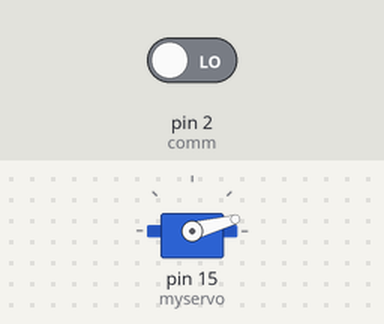
Simulated run of this sketch. Board: Arduino Uno, built with avr-gcc and run on an emulated ATmega328P. Shown: servo. The inputs (shaded band) are chosen by the test bench; at power-on: pin 2 (comm) LOW. What the sketch prints to the serial monitor is not drawn.

Above: at 1.2 s.
1.3 s: pin 2 (comm) driven HIGH
At 2.0 s:
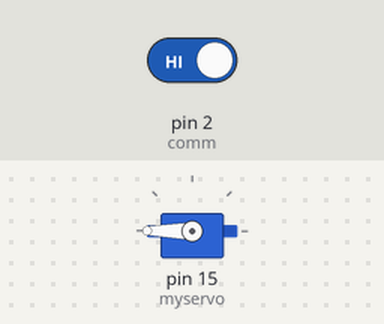
2.8 s: pin 2 (comm) driven LOW
At 3.6 s:
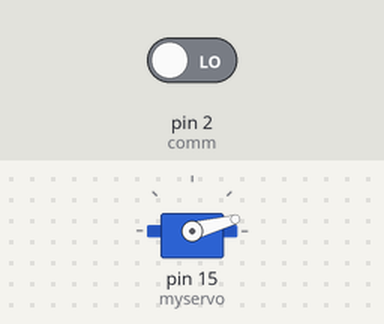
Timing chart, 0 to 5.8 s (numbered marks = the images above; inputs shaded):
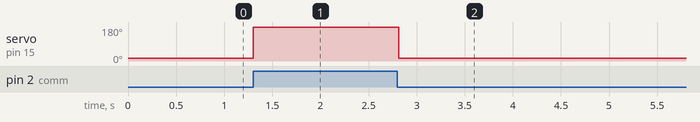

The sketch:

ArduinoWifiServoExample.ino
```cpp
//Wifi Arduino Servo Control with NodeMCU Example Code
//by Kreezy(KRosa) 1.12.2018

//Example Video can be found @ https://youtu.be/q4Ya8fxmjBw

//Upload this to your Arduino Board

#include <Servo.h>  // includes the Servo library

Servo myservo;  // create servo object to control a servo

const int comm = 2;  // Nodemcu connected to pin 2 on this arduino board
int commState = 0;   // variable to hold comm state

void setup() {

 pinMode(comm,INPUT); // sets pin 2 as an input pin

 myservo.attach(15);  // attaches the servo on pin 15 to the servo object

 Serial.begin(9600);  // starts serial comm for debugging @ 9600baud
}

void loop() {

  commState = digitalRead(comm); // checking the state of pin 2 for high or low

  if (commState == HIGH) {       // if pin 2 is high move the servo to 180 degrees
    myservo.write(180);
  } else {
    myservo.write(15);          // if pin 2 is low move the servo to 15 degrees
  }
  Serial.println(comm);     // prints commState in serial monitor

  delay(15);                // waits for the servo to get there

}
```

Measured:
- after the input at 1.3 s, servo on pin 15 (myservo): 15° → 180° at once
- after the input at 2.8 s, servo on pin 15 (myservo): 180° → 15° at once
